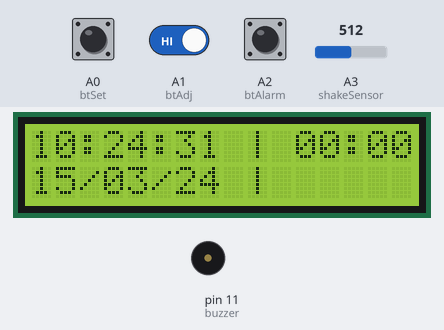
Simulated run of this sketch. Board: Arduino Uno, built with avr-gcc and run on an emulated ATmega328P. On the bench: 16×2 character LCD, buzzer (waves = sounding, pin HIGH). Inputs (shaded band) come from the test bench; at power-on: A0 (btSet) HIGH, A2 (btAlarm) HIGH, A1 (btAdj) HIGH, A3 (shakeSensor) = 512. The local clock reads 2024-03-15 10:24:30 at power-on unless the sketch sets it; EEPROM starts erased.

Above: at 1.3 s.
1.4 s: A0 (btSet) pulled LOW for 0.15 s
At 1.8 s:
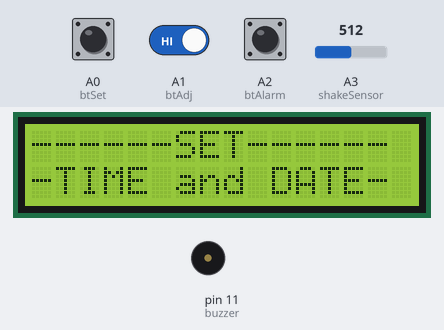
4.5 s: A0 (btSet) pulled LOW for 3.2 s
At 8.5 s:
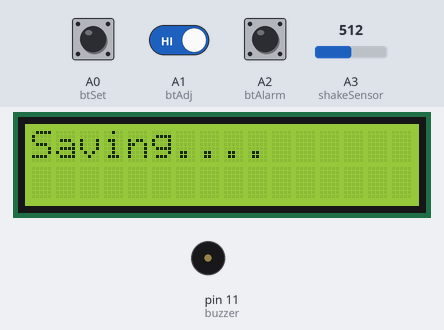
9.2 s: A2 (btAlarm) pulled LOW for 1 s
At 12.8 s:
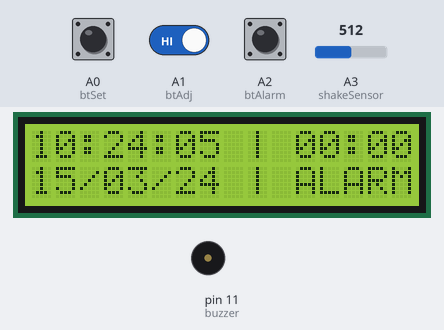
13.2 s: A2 (btAlarm) pulled LOW for 0.15 s
At 14.8 s:
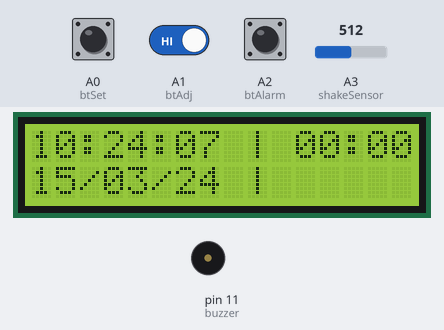
15.5 s: A0 (btSet) driven LOW and A1 (btAdj) driven LOW
At 17.9 s:
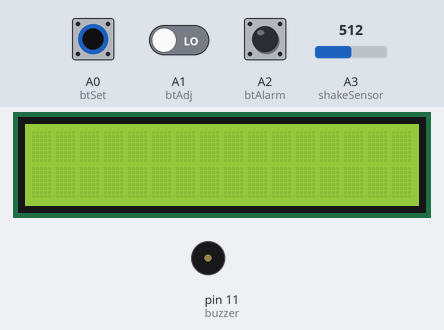
18.5 s: A0 (btSet) driven HIGH
At 19.74 s:
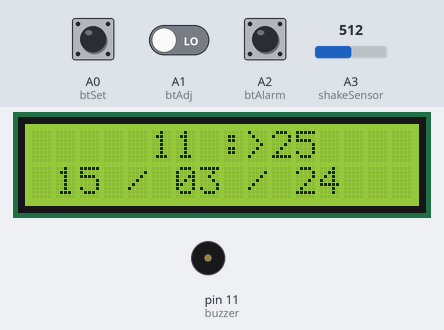
Timing chart, 0 to 21.5 s (numbered marks = the images above; inputs shaded):
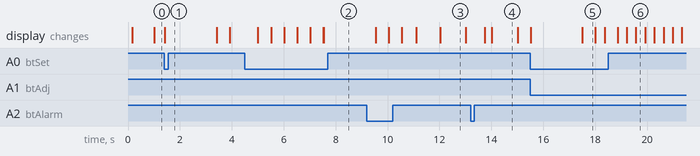

The sketch:

DigitalClockAlarm.ino
```cpp
/*  Digital Clock with Alarm Function
 *  More info: http://www.ardumotive.com/
 *  Dev: Michalis Vasilakis Data: 19/11/2016 Ver: 1.0
 *
 *  Display 16x2:         Setup:            Setup Alarm
 *  +----------------+  +----------------+ +----------------+
 *  |HH:MM:SS|* HH:MM|  |    >HH :>MM    | |   Set Alarm    |
 *  |DD/MM/YY|  ALARM|  |>DD />MM />YYYY | |   >HH :>MM     |
 *  +----------------+  +----------------+ +----------------+
 */

//Libraries
#include <Wire.h>
#include "RTClib.h"
#include <LiquidCrystal.h>
#include <EEPROM.h>

//Connections and constants
LiquidCrystal lcd(8,7,6,5,4,3); //LCD
RTC_DS1307 rtc; //DS1307 i2c
char daysOfTheWeek[7][12] = {"Sunday","Monday", "Tuesday", "Wednesday", "Thursday", "Friday", "Saturday"};
const int btSet = A0;
const int btAdj = A1;
const int btAlarm = A2;
const int buzzer = 11;
const int shakeSensor = A3;
long interval = 300;
int melody[] = { 600, 800, 1000,1200 };

//Variables
int DD,MM,YY,H,M,S,set_state, adjust_state, alarm_state,AH,AM, shake_state;
int shakeTimes=0;
int i =0;
int btnCount = 0;
String sDD;
String sMM;
String sYY;
String sH;
String sM;
String sS;
String aH="12";
String aM="00";
String alarm = "     ";
long previousMillis = 0;

//Boolean flags
boolean setupScreen = false;
boolean alarmON=false;
boolean turnItOn = false;

void setup() {
  //Init RTC and LCD library items
  rtc.begin();
  lcd.begin(16,2);
  //Set outputs/inputs
  pinMode(btSet,INPUT_PULLUP);
  pinMode(btAdj,INPUT_PULLUP);
  pinMode(btAlarm, INPUT_PULLUP);
  pinMode(buzzer, OUTPUT);
  //Check if RTC has a valid time/date, if not set it to 00:00:00 01/01/2018.
  //This will run only at first time or if the coin battery is low.
  if (! rtc.isrunning()) {
    Serial.println("RTC is NOT running!");
    // This line sets the RTC with an explicit date & time, for example to set
    // January 1, 2018 at 00:00am you would call:
    rtc.adjust(DateTime(2018, 01, 01, 00, 00, 0));
  }
  delay(100);
  //Read alarm time from EEPROM memmory
  AH=EEPROM.read(0);
  AM=EEPROM.read(1);
  //Check if the numbers that you read are valid. (Hours:0-23 and Minutes: 0-59)
  if (AH>23){
    AH=0;
  }
  if (AM>59){
    AM=0;
  }
}

void loop() {
  readBtns();       //Read buttons
  getTimeDate();    //Read time and date from RTC
  if (!setupScreen){
    lcdPrint();     //Normanlly print the current time/date/alarm to the LCD
    if (alarmON){
     callAlarm();   // and check the alarm if set on
    }
  }
  else{
    timeSetup();    //If button set is pressed then call the time setup function
  }

}

/*************** Functions ****************/
//Read buttons state
void readBtns(){
  set_state = digitalRead(btSet);
  adjust_state = digitalRead(btAdj);
  alarm_state = digitalRead(btAlarm);
  if(!setupScreen){
    if (alarm_state==LOW){
      if (alarmON){
        alarm="     ";
        alarmON=false;
      }
      else{
        alarm="ALARM";
        alarmON=true;
      }
      delay(500);
    }
  }
  if (set_state==LOW){
    if(btnCount<7){
      btnCount++;
      setupScreen = true;
        if(btnCount==1){
          lcd.clear();
          lcd.setCursor(0,0);
          lcd.print("------SET------");
          lcd.setCursor(0,1);
          lcd.print("-TIME and DATE-");
          delay(2000);
          lcd.clear();
        }
    }
    else{
      lcd.clear();
      rtc.adjust(DateTime(YY, MM, DD, H, M, 0)); //Save time and date to RTC IC
      EEPROM.write(0, AH);  //Save the alarm hours to EEPROM 0
      EEPROM.write(1, AM);  //Save the alarm minuted to EEPROM 1
      lcd.print("Saving....");
      delay(2000);
      lcd.clear();
      setupScreen = false;
      btnCount=0;
    }
    delay(500);
  }
}

//Read time and date from rtc ic
void getTimeDate(){
  if (!setupScreen){
    DateTime now = rtc.now();
    DD = now.day();
    MM = now.month();
    YY = now.year();
    H = now.hour();
    M = now.minute();
    S = now.second();
  }
  //Make some fixes...
  if (DD<10){ sDD = '0' + String(DD); } else { sDD = DD; }
  if (MM<10){ sMM = '0' + String(MM); } else { sMM = MM; }
  sYY=YY-2000;
  if (H<10){ sH = '0' + String(H); } else { sH = H; }
  if (M<10){ sM = '0' + String(M); } else { sM = M; }
  if (S<10){ sS = '0' + String(S); } else { sS = S; }
  if (AH<10){ aH = '0' + String(AH); } else { aH = AH; }
  if (AM<10){ aM = '0' + String(AM); }  else { aM = AM; }
}
//Print values to the display
void lcdPrint(){
  String line1 = sH+":"+sM+":"+sS+" | "+aH+":"+aM;
  String line2 = sDD+"/"+sMM+"/"+sYY +" | "+alarm;
  lcd.setCursor(0,0); //First row
  lcd.print(line1);
  lcd.setCursor(0,1); //Second row
  lcd.print(line2);
}

//Setup screen
void timeSetup(){
  int up_state = adjust_state;
  int down_state = alarm_state;
  if(btnCount<=5){
    if (btnCount==1){         //Set Hour
      lcd.setCursor(4,0);
      lcd.print(">");
      if (up_state == LOW){   //Up button +
        if (H<23){
          H++;
        }
        else {
          H=0;
        }
        delay(350);
      }
      if (down_state == LOW){ //Down button -
        if (H>0){
          H--;
        }
        else {
          H=23;
        }
        delay(350);
      }
    }
    else if (btnCount==2){      //Set  Minutes
      lcd.setCursor(4,0);
      lcd.print(" ");
      lcd.setCursor(9,0);
      lcd.print(">");
      if (up_state == LOW){
        if (M<59){
          M++;
        }
        else {
          M=0;
        }
        delay(350);
      }
      if (down_state == LOW){
        if (M>0){
          M--;
        }
        else {
          M=59;
        }
        delay(350);
      }
    }
    else if (btnCount==3){      //Set Day
      lcd.setCursor(9,0);
      lcd.print(" ");
      lcd.setCursor(0,1);
      lcd.print(">");
      if (up_state == LOW){
        if (DD<31){
          DD++;
        }
        else {
          DD=1;
        }
        delay(350);
      }
      if (down_state == LOW){
        if (DD>1){
          DD--;
        }
        else {
          DD=31;
        }
        delay(350);
      }
    }
    else if (btnCount==4){      //Set Month
      lcd.setCursor(0,1);
      lcd.print(" ");
      lcd.setCursor(5,1);
      lcd.print(">");
      if (up_state == LOW){
        if (MM<12){
          MM++;
        }
        else {
          MM=1;
        }
        delay(350);
      }
      if (down_state == LOW){
        if (MM>1){
          MM--;
        }
        else {
          MM=12;
        }
        delay(350);
      }
    }
    else if (btnCount==5){      //Set Year
      lcd.setCursor(5,1);
      lcd.print(" ");
      lcd.setCursor(10,1);
      lcd.print(">");
      if (up_state == LOW){
        if (YY<2999){
          YY++;
        }
        else {
          YY=2000;
        }
        delay(350);
      }
      if (down_state == LOW){
        if (YY>2018){
          YY--;
        }
        else {
          YY=2999;
        }
        delay(350);
      }
    }
    lcd.setCursor(5,0);
    lcd.print(sH);
    lcd.setCursor(8,0);
    lcd.print(":");
    lcd.setCursor(10,0);
    lcd.print(sM);
    lcd.setCursor(1,1);
    lcd.print(sDD);
    lcd.setCursor(4,1);
    lcd.print("/");
    lcd.setCursor(6,1);
    lcd.print(sMM);
    lcd.setCursor(9,1);
    lcd.print("/");
    lcd.setCursor(11,1);
    lcd.print(sYY);
  }
  else{
    setAlarmTime();
  }
}

//Set alarm time
void setAlarmTime(){
  int up_state = adjust_state;
  int down_state = alarm_state;
  String line2;
  lcd.setCursor(0,0);
  lcd.print("SET  ALARM TIME");
  if (btnCount==6){             //Set alarm Hour
    if (up_state == LOW){
      if (AH<23){
        AH++;
      }
      else {
        AH=0;
      }
      delay(350);
    }
    if (down_state == LOW){
      if (AH>0){
        AH--;
      }
      else {
        AH=23;
      }
      delay(350);
    }
    line2 = "    >"+aH+" : "+aM+"    ";
  }
  else if (btnCount==7){        //Set alarm Minutes
    if (up_state == LOW){
      if (AM<59){
        AM++;
      }
      else {
        AM=0;
      }
      delay(350);
    }
    if (down_state == LOW){
      if (AM>0){
        AM--;
      }
      else {
        AM=59;
      }
      delay(350);
    }
    line2 = "     "+aH+" :>"+aM+"    ";
  }
  lcd.setCursor(0,1);
  lcd.print(line2);
}

void callAlarm(){
  if (aM==sM && aH==sH && S>=0 && S<=2){
    turnItOn = true;
  }
  if(alarm_state==LOW || shakeTimes>=6 || (M==(AM+5))){
    turnItOn = false;
    alarmON=true;
    delay(500);
  }
  if(analogRead(shakeSensor)>200){
    shakeTimes++;
    Serial.print(shakeTimes);
    delay(50);
  }
  if (turnItOn){
    unsigned long currentMillis = millis();
    if(currentMillis - previousMillis > interval) {
      previousMillis = currentMillis;
      tone(buzzer,melody[i],100);
      i++;
      if(i>3){i=0; };
    }
  }
  else{
    noTone(buzzer);
    shakeTimes=0;
  }
}
```

Measured:
- after the input at 1.4 s, the display: changes at once (image 1)
- after the input at 4.5 s, the display: first changes after 0.51 s (image 2 shows a later state)
- after the input at 9.2 s, the display: first differs from a run without the input after 1.4 s (image 3 shows a later state)
- after the input at 13.2 s, the display: first changes after 0.54 s (image 4 shows a later state)
- after the input at 15.5 s, the display: first changes at once (image 5 shows a later state)
- what the display in image 3 shows lasts 1.0 s, from 12.0 s to 13.0 s
- what the display in image 5 shows lasts 0.5 s, from 17.5 s to 18.0 s
